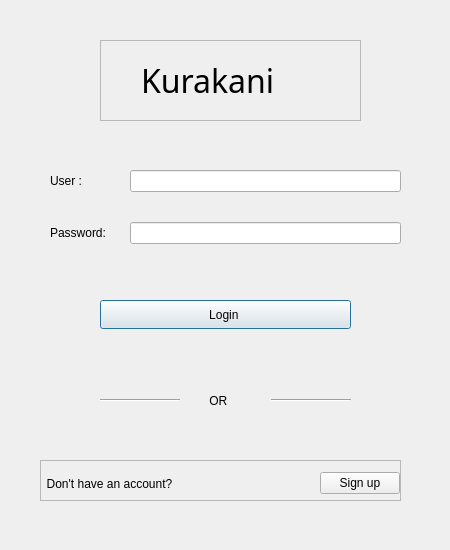
<?xml version="1.0" encoding="UTF-8"?>
<ui version="4.0">
 <class>Loginwindow</class>
 <widget class="QDialog" name="Loginwindow">
  <property name="geometry">
   <rect>
    <x>0</x>
    <y>0</y>
    <width>450</width>
    <height>550</height>
   </rect>
  </property>
  <property name="sizePolicy">
   <sizepolicy hsizetype="Minimum" vsizetype="Minimum">
    <horstretch>0</horstretch>
    <verstretch>0</verstretch>
   </sizepolicy>
  </property>
  <property name="maximumSize">
   <size>
    <width>450</width>
    <height>550</height>
   </size>
  </property>
  <property name="windowTitle">
   <string> Kurakani Log in</string>
  </property>
  <property name="windowIcon">
   <iconset theme="QIcon::ThemeIcon::AddressBookNew"/>
  </property>
  <property name="autoFillBackground">
   <bool>false</bool>
  </property>
  <widget class="QPushButton" name="LoginOk">
   <property name="geometry">
    <rect>
     <x>100</x>
     <y>300</y>
     <width>251</width>
     <height>29</height>
    </rect>
   </property>
   <property name="sizePolicy">
    <sizepolicy hsizetype="Preferred" vsizetype="Preferred">
     <horstretch>0</horstretch>
     <verstretch>0</verstretch>
    </sizepolicy>
   </property>
   <property name="text">
    <string>Login </string>
   </property>
  </widget>
  <widget class="QFrame" name="KurakaniLogin">
   <property name="enabled">
    <bool>true</bool>
   </property>
   <property name="geometry">
    <rect>
     <x>100</x>
     <y>40</y>
     <width>261</width>
     <height>81</height>
    </rect>
   </property>
   <property name="sizePolicy">
    <sizepolicy hsizetype="Preferred" vsizetype="Preferred">
     <horstretch>0</horstretch>
     <verstretch>0</verstretch>
    </sizepolicy>
   </property>
   <property name="frameShape">
    <enum>QFrame::Shape::StyledPanel</enum>
   </property>
   <property name="frameShadow">
    <enum>QFrame::Shadow::Raised</enum>
   </property>
   <widget class="QLabel" name="Loginlabel">
    <property name="geometry">
     <rect>
      <x>40</x>
      <y>20</y>
      <width>181</width>
      <height>41</height>
     </rect>
    </property>
    <property name="sizePolicy">
     <sizepolicy hsizetype="Preferred" vsizetype="Preferred">
      <horstretch>0</horstretch>
      <verstretch>0</verstretch>
     </sizepolicy>
    </property>
    <property name="font">
     <font>
      <family>Matura MT Script Capitals</family>
      <pointsize>24</pointsize>
      <bold>false</bold>
      <strikeout>false</strikeout>
     </font>
    </property>
    <property name="text">
     <string>Kurakani</string>
    </property>
    <property name="textFormat">
     <enum>Qt::TextFormat::MarkdownText</enum>
    </property>
    <property name="indent">
     <number>1</number>
    </property>
   </widget>
  </widget>
  <widget class="QFrame" name="frame">
   <property name="geometry">
    <rect>
     <x>40</x>
     <y>460</y>
     <width>361</width>
     <height>41</height>
    </rect>
   </property>
   <property name="frameShape">
    <enum>QFrame::Shape::StyledPanel</enum>
   </property>
   <property name="frameShadow">
    <enum>QFrame::Shadow::Raised</enum>
   </property>
  </widget>
  <widget class="QWidget" name="layoutWidget">
   <property name="geometry">
    <rect>
     <x>50</x>
     <y>170</y>
     <width>351</width>
     <height>90</height>
    </rect>
   </property>
   <property name="sizePolicy">
    <sizepolicy hsizetype="Preferred" vsizetype="Preferred">
     <horstretch>0</horstretch>
     <verstretch>0</verstretch>
    </sizepolicy>
   </property>
   <layout class="QFormLayout" name="formLayout">
    <property name="horizontalSpacing">
     <number>24</number>
    </property>
    <item row="0" column="0">
     <layout class="QVBoxLayout" name="verticalLayout">
      <property name="spacing">
       <number>30</number>
      </property>
      <item>
       <widget class="QLabel" name="UserLabel">
        <property name="sizePolicy">
         <sizepolicy hsizetype="Preferred" vsizetype="Preferred">
          <horstretch>0</horstretch>
          <verstretch>0</verstretch>
         </sizepolicy>
        </property>
        <property name="text">
         <string>User :</string>
        </property>
       </widget>
      </item>
      <item>
       <widget class="QLabel" name="PasswordLabel">
        <property name="sizePolicy">
         <sizepolicy hsizetype="Preferred" vsizetype="Preferred">
          <horstretch>0</horstretch>
          <verstretch>0</verstretch>
         </sizepolicy>
        </property>
        <property name="text">
         <string>Password:</string>
        </property>
       </widget>
      </item>
     </layout>
    </item>
    <item row="0" column="1">
     <layout class="QVBoxLayout" name="verticalLayout_2">
      <property name="spacing">
       <number>30</number>
      </property>
      <item>
       <widget class="QLineEdit" name="Userline">
        <property name="sizePolicy">
         <sizepolicy hsizetype="Preferred" vsizetype="Preferred">
          <horstretch>0</horstretch>
          <verstretch>0</verstretch>
         </sizepolicy>
        </property>
       </widget>
      </item>
      <item>
       <widget class="QLineEdit" name="PLine">
        <property name="sizePolicy">
         <sizepolicy hsizetype="Preferred" vsizetype="Preferred">
          <horstretch>0</horstretch>
          <verstretch>0</verstretch>
         </sizepolicy>
        </property>
        <property name="echoMode">
         <enum>QLineEdit::EchoMode::Password</enum>
        </property>
       </widget>
      </item>
     </layout>
    </item>
   </layout>
  </widget>
  <widget class="QWidget" name="layoutWidget">
   <property name="geometry">
    <rect>
     <x>30</x>
     <y>440</y>
     <width>370</width>
     <height>87</height>
    </rect>
   </property>
   <layout class="QHBoxLayout" name="horizontalLayout">
    <item>
     <widget class="QLabel" name="label">
      <property name="text">
       <string>     Don't have an account?  </string>
      </property>
     </widget>
    </item>
    <item>
     <spacer name="horizontalSpacer">
      <property name="orientation">
       <enum>Qt::Orientation::Horizontal</enum>
      </property>
      <property name="sizeHint" stdset="0">
       <size>
        <width>40</width>
        <height>20</height>
       </size>
      </property>
     </spacer>
    </item>
    <item>
     <widget class="QPushButton" name="Sup">
      <property name="text">
       <string>Sign up</string>
      </property>
     </widget>
    </item>
   </layout>
  </widget>
  <widget class="QWidget" name="layoutWidget">
   <property name="geometry">
    <rect>
     <x>100</x>
     <y>390</y>
     <width>251</width>
     <height>22</height>
    </rect>
   </property>
   <layout class="QHBoxLayout" name="horizontalLayout_2">
    <item>
     <widget class="Line" name="line">
      <property name="orientation">
       <enum>Qt::Orientation::Horizontal</enum>
      </property>
     </widget>
    </item>
    <item>
     <widget class="QLabel" name="label_2">
      <property name="text">
       <string>       OR</string>
      </property>
     </widget>
    </item>
    <item>
     <widget class="Line" name="line_2">
      <property name="orientation">
       <enum>Qt::Orientation::Horizontal</enum>
      </property>
     </widget>
    </item>
   </layout>
  </widget>
 </widget>
 <tabstops>
  <tabstop>PLine</tabstop>
 </tabstops>
 <resources/>
 <connections/>
</ui>
